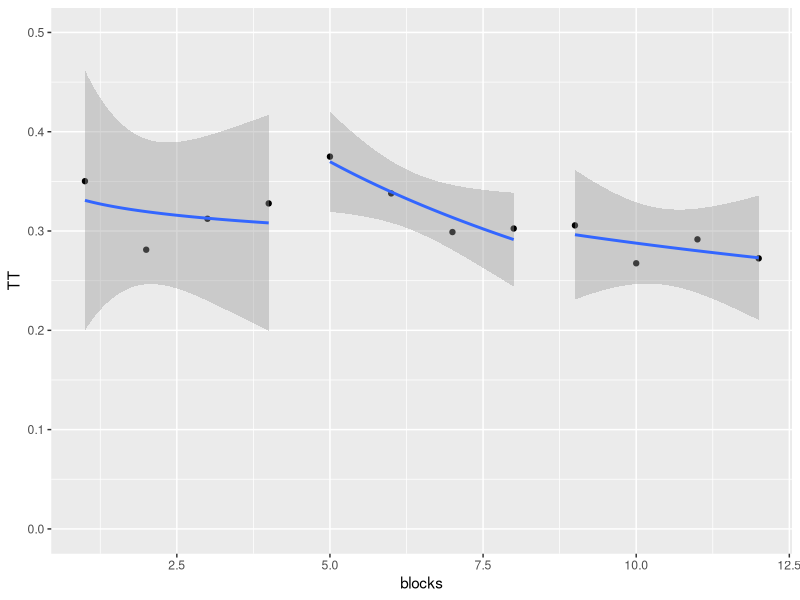
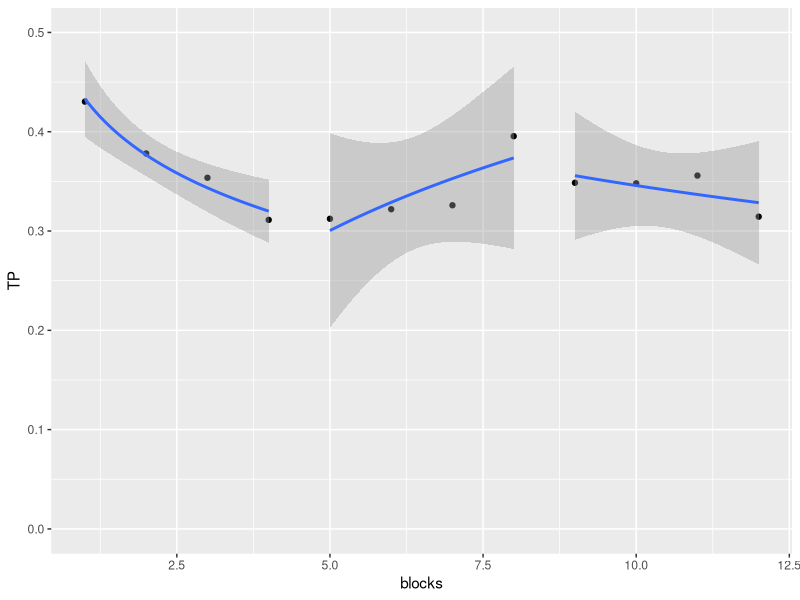
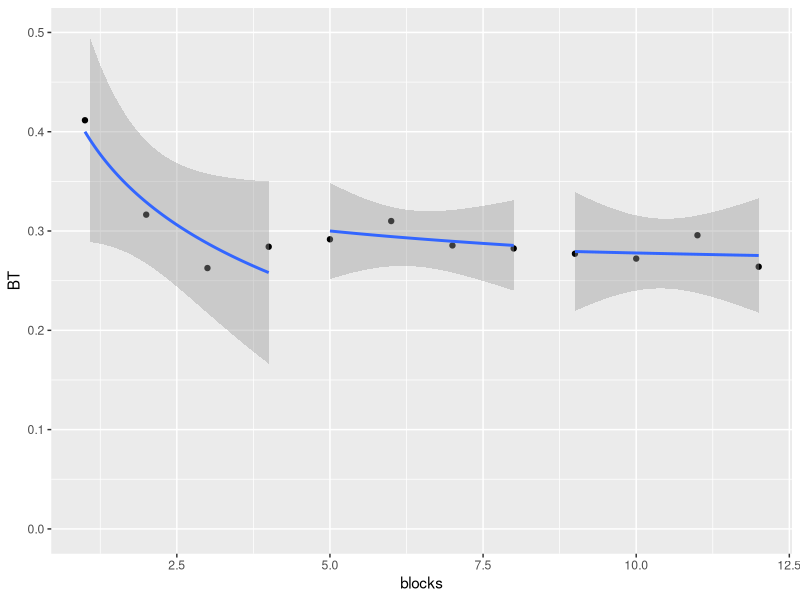
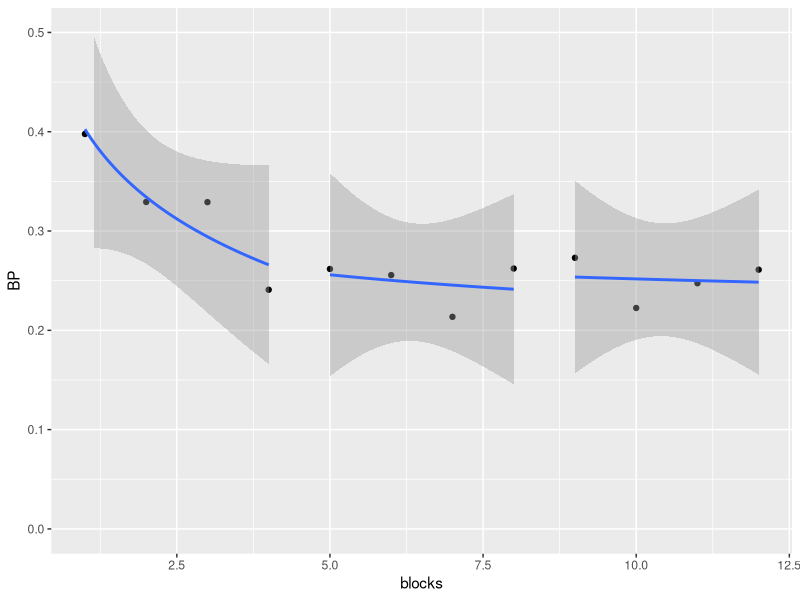
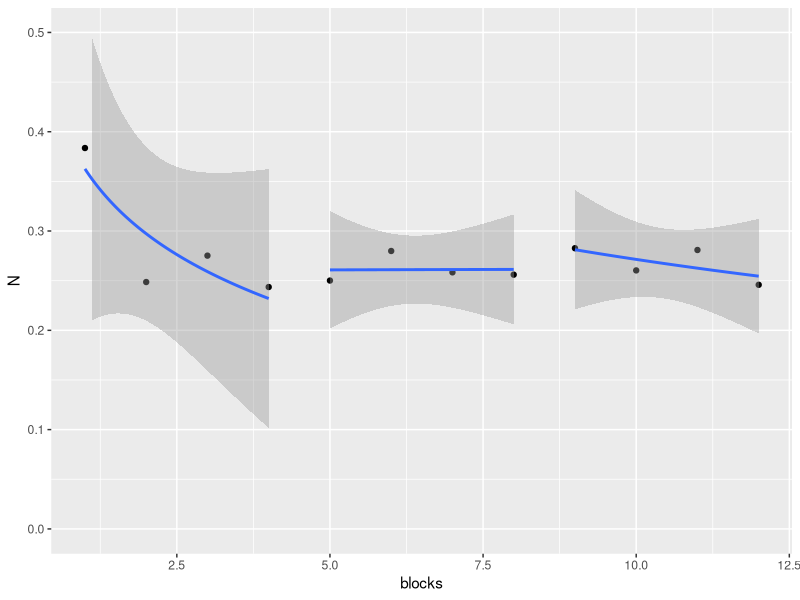

Reproduce these figures in R, in order.
setwd("F:/Tools/Rworkspace/FYP-data-analysis/Group analysis")
library("ggplot2")
library("BayesFactor")
data <- read.csv("group average.csv", header = TRUE)

fitTT <- lm(log(TT)~blocks, data=data, method = "qr")
summary(fitTT)
plot.TT <- ggplot(data,aes(blocks, TT, group=four)) + 
  geom_point() + 
  ylim(0,0.5) + 
  geom_smooth(method=lm, formula=y~log(x))
plot.TT

fitTP <- lm(log(TP)~blocks, data=data)
summary(fitTP)
plot.TP <- ggplot(data,aes(blocks, TP, group=four)) + 
  geom_point() + 
  ylim(0,0.5) + 
  geom_smooth(method=lm, formula=y~log(x))
plot.TP

fitBT <- lm(log(BT)~blocks, data=data)
summary(fitBT)
plot.BT <- ggplot(data,aes(blocks, BT, group=four)) + 
  geom_point() +
  ylim(0,0.5) + 
  geom_smooth(method=lm, formula=y~log(x))
plot.BT

fitBP <- lm(log(BP)~blocks, data=data)
summary(fitBP)
plot.BP <- ggplot(data,aes(blocks, BP, group=four)) + 
  geom_point() + 
  ylim(0,0.5) +
  geom_smooth(method=lm, formula=y~log(x))
plot.BP

fitN <- lm(log(N)~blocks, data=data)
summary(fitN)
plot.N <- ggplot(data,aes(blocks, N, group=four)) + 
  geom_point() + 
  ylim(0,0.5) +
  geom_smooth(method=lm, formula=y~log(x))
plot.N
